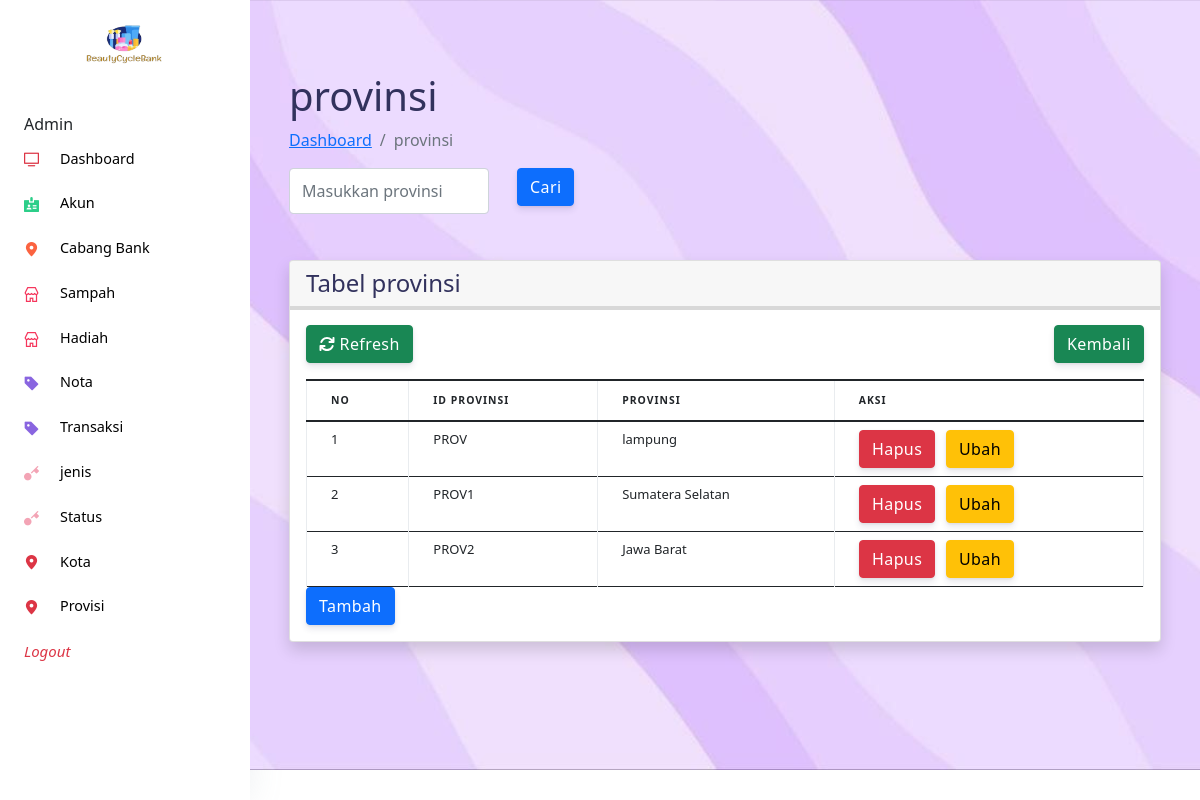
The page /admin/index.php?halaman=provinsi on the database its author committed.
### tables this page shows
CREATE TABLE `provinsi` (
  `ID_Provinsi` varchar(100) NOT NULL,
  `Nama_Provinsi` varchar(100) NOT NULL
);

### admin/provinsi.php (the view, shortened to what this page needs)
<!DOCTYPE html>
<html lang="en">
<head>
  <link href="assets/js/plugins/nucleo/css/nucleo.css" rel="stylesheet" />
  <link href="assets/js/plugins/@fortawesome/fontawesome-free/css/all.min.css" rel="stylesheet" />
</head>
<div class="container-fluid px-4">
    <h1 class="mt-4">provinsi</h1>
      <ol class="breadcrumb mt-2 bg-transparent">
        <li  class="breadcrumb-item"><a href="index.php">Dashboard</a></li>
          <li class="breadcrumb-item active">provinsi</li>
      </ol>
<form class="form-horizontal" role="search" method="post" action="index.php?halaman=pencarianprovinsi">
  <div class="row">
      <div class="col-md-3">
        <div class="form-group">
          <input type="text" class="form-control" name="keyword" placeholder="Masukkan provinsi" autofocus autocomplete="off">
        </div>
    </div>
    <div class="col-md-2">
      <div class="form-group">
        <button class="btn btn-primary" name="cari">Cari</button>
      </div>
    </div>
  </div>
</form>
    <div class="card shadow" style="margin-top:22px">
      <div class="card-header border-4">
        <h4 class="mb-0">Tabel provinsi</h4>
      </div>
  <div class="card-body" style="margin-top:-1px">
  <table id="datatablesSimple" class="table table-bordered border-dark" background="">
  <thead>
    <a href="index.php?halaman=provinsi" class="btn btn-success square-btn-adjust" style="margin-bottom:16px"><i class="fa fa-refresh"></i> Refresh </a>
    <div style="float:right;" class="col-md-0">
    <input type="button" class="btn btn-success square-btn-adjust" style="margin-bottom:16px" class="fa fa-reply-all" value="Kembali" onclick="history.back(-1)"/>
    </div>
    <thead>
    <tr>
      <th> No </th>
      <th> ID Provinsi </th>
      <th> Provinsi </th>
      <th> Aksi </th>
    </tr>
  </thead>
  <tbody>
    <?php $nomor=1;?>
    <?php $ambil=$koneksi->query("SELECT * FROM  provinsi");?>
    <?php while($pecah=$ambil->fetch_assoc()){?>
    <tr>
      <td><?php echo $nomor; ?></td>
      <td> <?php echo $pecah['ID_Provinsi']; ?></td>
      <td> <?php echo $pecah['Nama_Provinsi']; ?></td>
      <td>
        <a href="index.php?halaman=hapusprovinsi&id=<?php echo $pecah['ID_Provinsi'];?>" class="btn-danger btn" >Hapus</a>
        <a href="index.php?halaman=ubahprovinsi&id=<?php echo $pecah['ID_Provinsi'];?>" class="btn btn-warning"> Ubah </a>
      </td>
    </tr>
    <?php $nomor++; ?>
    <?php } ?>
  </tbody>
</table>
<a href="index.php?halaman=tambahprovinsi" class ="btn btn-primary"> Tambah </a>
</html>

### rows shown on the page
provinsi: ID_Provinsi "PROV", Nama_Provinsi "lampung"
provinsi: ID_Provinsi "PROV1", Nama_Provinsi "Sumatera Selatan"
provinsi: ID_Provinsi "PROV2", Nama_Provinsi "Jawa Barat"
